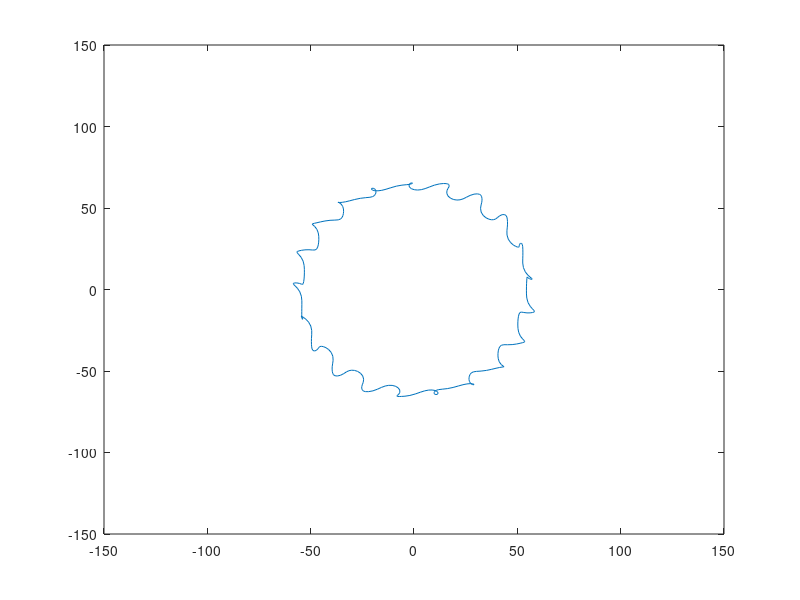

MATLAB code for this plot:
clear;
clc;

% Ecuacion para el perfil de un engrane cicloidal.

r = 60; % Distance between the ring gear rollers [mm]
q = 5; % Radius of the ring gear roller [mm]
N = 20; % Number of rollers of the ring gear;
e = 2; % Eccentricity value [mm]
t = 0:1:360

psi = atand( sind((1-N)*t)/ (r/e*N)-cosd((1-N)*t)  ) 


x = r*cosd(t) - q*cosd(t+psi) -  e*cosd(N*t);
y = -r*sind(t) - q*sind(t+psi) - e*sind(N*t);
plot(x,y)
xlim([-150 150]) 
ylim([-150 150])